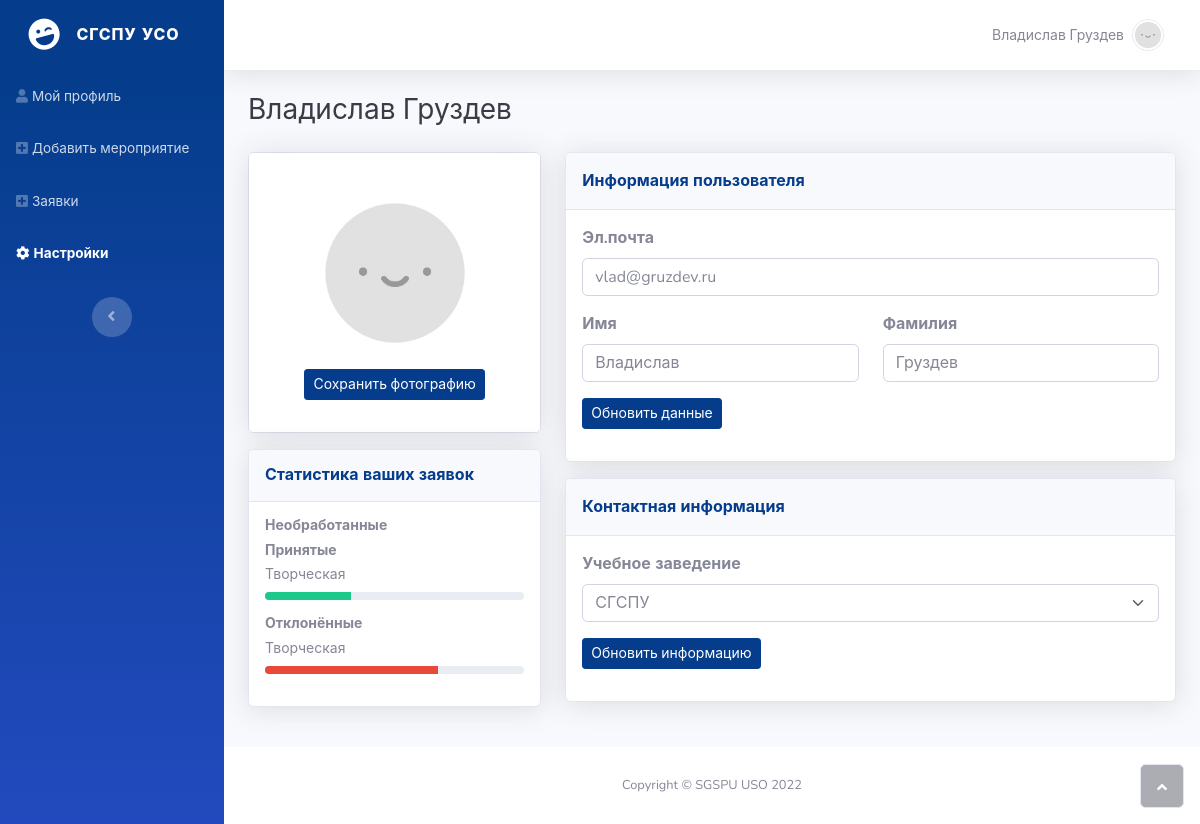
/profile/settings (signed in), run on the app's committed database.
### models.py (models this page shows, shortened)
class User(db.Model, UserMixin):
    __tablename__ = 'user'
    id = db.Column(db.Integer, primary_key=True)
    username = db.Column(db.String(120),  nullable=False)
    firstname = db.Column(db.String(120),  nullable=False)
    lastname = db.Column(db.String(120), nullable=False)
    email = db.Column(db.String(120), nullable=False, unique=True)
    uzName = db.Column(db.String(120), nullable=False)
    level = db.Column(db.Integer,  nullable=False)
    password = db.Column(db.String(250), nullable=False)
    department = db.Column(db.String(120), nullable=False)
    region = db.Column(db.String(120), nullable=False)
    avatar = db.Column(db.String(120), nullable=False)

### app.py (the view)
@app.route('/profile/settings', methods=['GET', 'POST'])
@login_required
def settings():
    if request.method == 'POST':
        uzName = request.form['uzName']
        department = request.form['department']
        db.session.execute(
            f"UPDATE user SET uzName = '{uzName}', department = '{department}' WHERE id = {current_user.id};")
        db.session.commit()
        return redirect(url_for("profile"))
    else:
        data_math = math_plus()
        data_math_all = math_all(data_math)
        cursor = db.session.execute(
            f'SELECT id, username, firstname, lastname, email, uzName, level, avatar FROM user WHERE id = {current_user.id};')
        result = cursor.fetchone()
        return render_template('profile/settings.html', info=result, data=data_math, level=current_user.level)

### app.py (called while the page is built)
@login_manager.user_loader
def load_user(user_id):
    return User.query.get(int(user_id))

def math_plus():
    sfera_array = ['Общественная', 'Творческая', 'Спортивная', 'Научная']
    status_array = [0, 1, 2]
    result = []
    for sfera in range(len(sfera_array)):
        result.append([])
        result[sfera].append(sfera_array[sfera])
        for status in range(len(status_array)):
            cursor = db.session.execute(
                f"SELECT count(*) FROM event WHERE own = '{current_user.id}' AND sfera = '{sfera_array[sfera]}' AND status = {status}")
            result[sfera].append(cursor.fetchone()[0])
    sum_event = 0
    for i in range(len(result)):
        for j in range(len(result[i])):
            if result[i][j] != 0 and j != 0:
                sum_event = sum_event + result[i][j]
        result[i].append(sum_event)
        sum_event = 0
    return result

def math_all(Arr):
    sum_success = 0
    sum_progressing = 0
    sum_cancel = 0
    for i in Arr:
        sum_progressing = sum_progressing + i[1]
        sum_success = sum_success + i[2]
        sum_cancel = sum_cancel + i[3]
    result = [sum_progressing, sum_success, sum_cancel]
    return result

### templates/profile/settings.html (shortened to what this page needs)
<!DOCTYPE html>
<html>
<head>
    <link rel="stylesheet" href="{{ url_for('static', filename='assets/bootstrap/css/bootstrap.min.css') }}">
    <link rel="stylesheet" href="{{ url_for('static', filename='assets/fonts/fontawesome-all.min.css') }}">
    <link rel="stylesheet" href="{{ url_for('static', filename='assets/fonts/font-awesome.min.css') }}">
    <link rel="stylesheet" href="{{ url_for('static', filename='assets/fonts/fontawesome5-overrides.min.css') }}">
</head>
<body id="page-top">
    <div id="wrapper">
        <nav class="navbar navbar-dark align-items-start sidebar sidebar-dark accordion bg-gradient-primary p-0">
            <div class="container-fluid d-flex flex-column p-0"><a
                    class="navbar-brand d-flex justify-content-center align-items-center sidebar-brand m-0" href="#">
                    <div class="sidebar-brand-icon rotate-n-15"><i class="fas fa-laugh-wink"></i></div>
                    <div class="sidebar-brand-text mx-3"><span>СГСПУ УСО</span></div>
                </a>
                <ul class="navbar-nav text-light" id="accordionSidebar">
                    <li class="nav-item"><a class="nav-link" href="/profile"><i class="fas fa-user"></i><span>Мой
                                профиль</span></a></li>
                    <li class="nav-item"><a class="nav-link" href="/add_event"><i
                                class="fas fa-plus-square"></i><span>Добавить мероприятие</span></a></li>
                    <li class="nav-item"><a class="nav-link" href="/request_events"><i
                                class="fas fa-plus-square"></i><span>Заявки</span></a></li>
                    <li class="nav-item"><a class="nav-link active" href="/profile/settings"><i
                                class="fas fa-cog"></i><span>Настройки</span></a></li>
                </ul>
                <div class="text-center d-none d-md-inline"><button class="btn rounded-circle border-0"
                        id="sidebarToggle" type="button"></button></div>
            </div>
        </nav>
        <div class="d-flex flex-column" id="content-wrapper">
            <div id="content">
                <nav class="navbar navbar-light navbar-expand bg-white shadow mb-4 topbar static-top">
                    <div class="container-fluid">
                        <ul class="navbar-nav flex-nowrap ms-auto">
                            <li class="nav-item dropdown no-arrow">
                                <div class="nav-item dropdown no-arrow"><a class="dropdown-toggle nav-link"
                                        aria-expanded="false" data-bs-toggle="dropdown" href="#"><span
                                            class="d-none d-lg-inline me-2 text-gray-600 small">{{info[2] + " " +
                                            info[3]}}</span><img class="border rounded-circle img-profile"
                                            src="{{ url_for('static',filename= 'assets/img/avatars/none.jpg') }}"></a>
                                </div>
                            </li>
                        </ul>
                    </div>
                </nav>
                <div class="container-fluid">
                    <h3 class="text-dark mb-4">{{info[2] + " " + info[3]}}</h3>
                    <div class="row mb-3">
                        <div class="col-lg-4">
                            <div class="card mb-3">
                                <div class="card-body text-center shadow"><img class="rounded-circle mb-3 mt-4"
                                        src="{{ url_for('static',filename= 'assets/img/avatars/none.jpg') }}"
                                        width="160" height="160">
                                    <div class="mb-3"><button class="btn btn-primary btn-sm" type="button">Сохранить
                                            фотографию</button></div>
                                </div>
                            </div>
                            <div class="card shadow mb-4">
                                <div class="card-header py-3">
                                    <h6 class="text-primary fw-bold m-0">Статистика ваших заявок</h6>
                                </div>
                                <div class="card-body">
                                    <h4 class="small fw-bold">Необработанные</h4>
                                        <h4 class="small fw-bold">Принятые</h4>
                                        {% for d in data %}
                                        {% if d[4] != 0 and d[2] != 0 %}
                                        <h5 class="small fw-italic">{{d[0]}}</h4>
                                            <div class="progress progress-sm mb-3">
                                                <div class="progress-bar bg-success" aria-valuenow="20"
                                                    aria-valuemin="0" aria-valuemax="100"
                                                    style="width: {{(d[2] / d[4]) * 100}}%;"></div>
                                            </div>
                                            {% endif %}
                                            {% endfor %}
                                            <h4 class="small fw-bold">Отклонённые</h4>
                                            {% for d in data %}
                                            {% if d[4] != 0 and d[3] != 0 %}
                                            <h5 class="small fw-italic">{{d[0]}}</h4>
                                                <div class="progress progress-sm mb-3">
                                                    <div class="progress-bar bg-danger" aria-valuenow="20"
                                                        aria-valuemin="0" aria-valuemax="100"
                                                        style="width: {{(d[3] / d[4]) * 100}}%;"></div>
                                                </div>
                                                {% endif %}
                                                {% endfor %}
                                </div>
                            </div>
                        </div>
                        <div class="col-lg-8">
                            <div class="row">
                                <div class="col">
                                    <div class="card shadow mb-3">
                                        <div class="card-header py-3">
                                            <p class="text-primary m-0 fw-bold">Информация пользователя</p>
                                        </div>
                                        <div class="card-body">
                                            <form>
                                                <div class="row">
                                                    <div class="col">
                                                        <div class="mb-3"><label class="form-label"
                                                                for="email"><strong>Эл.почта</strong></label><input
                                                                class="form-control" type="email" id="email"
                                                                placeholder="{{info[4]}}" name="email"></div>
                                                    </div>
                                                </div>
                                                <div class="row">
                                                    <div class="col">
                                                        <div class="mb-3"><label class="form-label"
                                                                for="first_name"><strong>Имя</strong></label><input
                                                                class="form-control" type="text" id="firstname"
                                                                placeholder="{{info[2]}}" name="firstname"></div>
                                                    </div>
                                                    <div class="col">
                                                        <div class="mb-3"><label class="form-label"
                                                                for="last_name"><strong>Фамилия</strong></label><input
                                                                class="form-control" type="text" id="lastname"
                                                                placeholder="{{info[3]}}" name="lastname"></div>
                                                    </div>
                                                </div>
                                                <div class="mb-3"><button class="btn btn-primary btn-sm"
                                                        type="submit">Обновить данные</button></div>
                                            </form>
                                        </div>
                                    </div>
                                    <div class="card shadow">
                                        <div class="card-header py-3">
                                            <p class="text-primary m-0 fw-bold">Контактная информация</p>
                                        </div>
                                        <div class="card-body">
                                            <form method="POST" id="education-form">
                                                <div class="mb-3"><label class="form-label"
                                                        for="address"><strong>Учебное заведение</strong></label>
                                                    <select class="form-select" id="uzName" name="uzName">
                                                        <option value="СГСПУ">СГСПУ</option>
                                                    </select>
                                                </div>
                                                <div class="mb-3"><input class="btn btn-primary btn-sm" name="adduz"
                                                        id="adduz" type="submit" value="Обновить информацию"></input>
                                                </div>
                                            </form>
                                        </div>
                                    </div>
                                </div>
                            </div>
                        </div>
                    </div>
                </div>
            </div>
            <footer class="bg-white sticky-footer">
                <div class="container my-auto">
                    <div class="text-center my-auto copyright"><span>Copyright © SGSPU USO 2022</span></div>
                </div>
            </footer>
        </div><a class="border rounded d-inline scroll-to-top" href="#page-top"><i class="fas fa-angle-up"></i></a>
    </div>
</body>
</html>

### data on the page
User: firstname+lastname "Владислав Груздев", email "vlad@gruzdev.ru", firstname "Владислав", lastname "Груздев"

### other printed values
{{ d[0] }} "Творческая"
